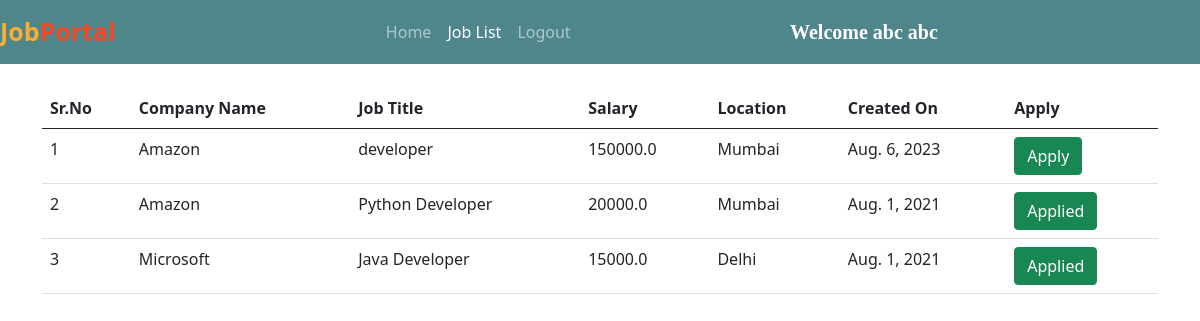
The app's page /all_jobs/ (signed in) with its own data.
### jobs/models.py (models this page shows, shortened)
class Job(models.Model):
    company = models.ForeignKey(Company, on_delete=models.CASCADE)
    start_date = models.DateField()
    end_date = models.DateField()
    title = models.CharField(max_length=200)
    salary = models.FloatField()
    image = models.ImageField(upload_to="")
    description = models.TextField(max_length=400)
    experience = models.CharField(max_length=100)
    location = models.CharField(max_length=100)
    skills = models.CharField(max_length=200)
    creation_date = models.DateField()

class Company(models.Model):
    user = models.ForeignKey(User, on_delete=models.CASCADE)
    phone = models.CharField(max_length=10)
    image = models.ImageField(upload_to="")
    gender = models.CharField(max_length=10)
    type = models.CharField(max_length=15)
    status = models.CharField(max_length=20)
    company_name = models.CharField(max_length=100)

### jobs/views.py (the view)
# urls.py: path("all_jobs/", views.all_jobs, name="all_jobs"),
def all_jobs(request):
    jobs = Job.objects.all().order_by('-start_date')
    applicant = Applicant.objects.get(user=request.user)
    apply = Application.objects.filter(applicant=applicant)
    data = []
    for i in apply:
        data.append(i.job.id)
    return render(request, "all_jobs.html", {'jobs':jobs, 'data':data})

### jobs/templates/all_jobs.html (shortened to what this page needs)
{% extends 'user_navbar.html' %}
{% block job_list %} active {% endblock %}
{% block body %}
<div class="container mt-4">
<table class="table table-hover" id="example">
    <thead>
        <tr>
            <th>Sr.No</th>
            <th>Company Name</th>
            <th>Job Title</th>
            <th>Salary</th>
            <th>Location</th>
            <th>Created On</th>
            <th>Apply</th>
        </tr>
    </thead>
    <tbody>
        {% for job in jobs %}
        <tr>
            <td>{{forloop.counter}}</td>
            <td>{{job.company.company_name}}</td>
            <td>{{job.title}}</td>
            <td>{{job.salary}}</td>
            <td>{{job.location}}</td>
            <td>{{job.creation_date}}</td>
            {% if job.id in data %}
            <td><a class="btn btn-success">Applied</a></td>
            {% else %}
            <td><a href="/job_detail/{{job.id}}/" class="btn btn-success">Apply</a></td>
            {% endif %}
        </tr>
        {% endfor %}
    </tbody>
</table>
</div>
{% endblock %}

### jobs/templates/user_navbar.html (shortened to what this page needs)
<!doctype html>
<html lang="en">
<head>
  <link href="https://cdn.jsdelivr.net/npm/bootstrap@5.0.2/dist/css/bootstrap.min.css" rel="stylesheet"
>
  <link rel="stylesheet" href="https://cdnjs.cloudflare.com/ajax/libs/font-awesome/5.15.3/css/all.min.css">
</head>
<body>
  <nav class="navbar navbar-expand-lg navbar-dark sticky-top">
      <a class="navbar-brand" href="#"><span class="head1">Job</span><span class="head2">Portal</span></a>
      <div class="container w-50">
        <div class="collapse navbar-collapse" id="navbarSupportedContent">
          <ul class="navbar-nav me-auto mb-2 mb-lg-0">
            <li class="nav-item">
              <a class="nav-link {% block home %}{% endblock %}" aria-current="page" href="/user_homepage/">Home</a>
            </li>
            <li class="nav-item">
              <a class="nav-link {% block job_list %}{% endblock %}" href="/all_jobs/">Job List</a>
            </li>
            <li class="nav-item">
              <a class="nav-link" href="/logout/">Logout</a>
            </li>
          </ul>
          <a class="navbar-brand" style="font-weight: bold; font-family: 'Times New Roman', Times, serif;"
            href="#">Welcome {{request.user.get_full_name}}</a>
        </div>
      </div>
  </nav>
  {% block body %}
  {% endblock %}
</body>
</html>
</html>

### jobs/templates/user_navbar.html (style rules this page uses)
.navbar { background-color: #4f868c; }
.head1 { color: #FBAD30; font-size: 25px; font-weight: bold; height: 50px; }
.head2 { color: #EF4926; font-size: 25px; font-weight: bold; }

### records on screen
Job: company.company_name "Amazon", title "developer", salary "150000.0", location "Mumbai", creation_date "Aug. 6, 2023"
Job: company.company_name "Amazon", title "Python Developer", salary "20000.0", location "Mumbai", creation_date "Aug. 1, 2021", shows "Applied"
Job: company.company_name "Microsoft", title "Java Developer", salary "15000.0", location "Delhi", creation_date "Aug. 1, 2021", shows "Applied"

### other values on screen
{{ request.user.get_full_name }} "abc abc"
